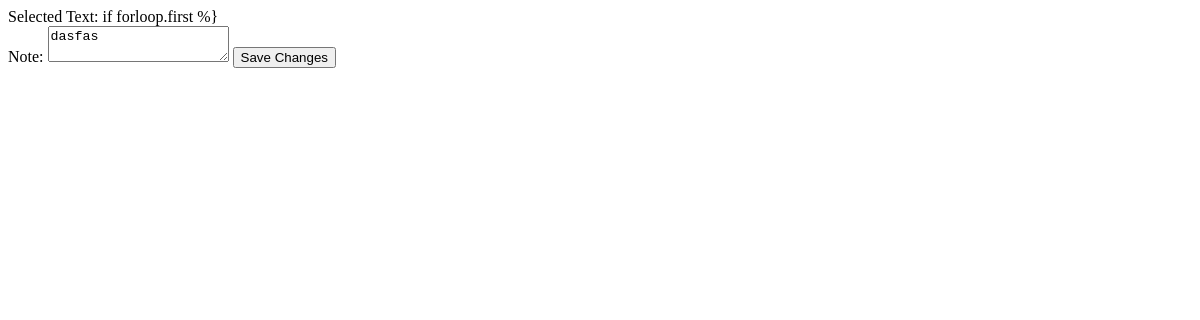
The app's page /edit_highlighted_note/5/, older data.
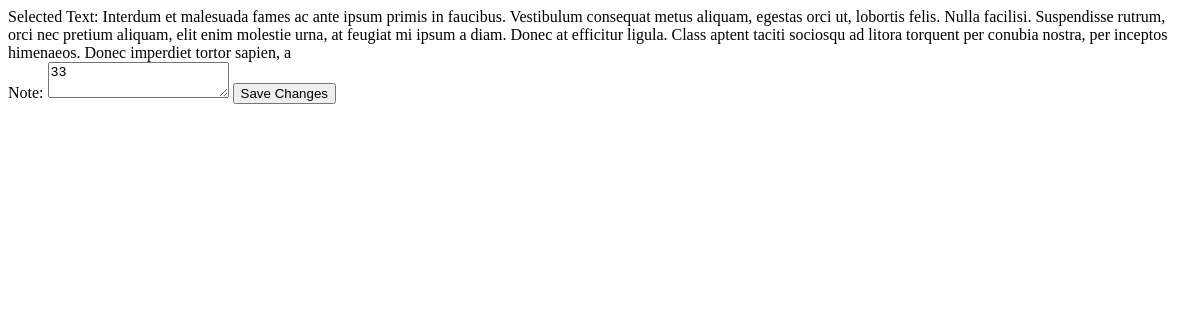
The same page, newer data.
### notes/models.py (models this page shows, shortened)
class HighlightedNote(models.Model):
    article = models.ForeignKey(
        Article, on_delete=models.CASCADE, related_name='highlighted_notes')
    selected_text = models.TextField()
    note_text = models.TextField()
    start_position = models.IntegerField(default=0)
    end_position = models.IntegerField(default=0)

### notes/views.py (the view)
# urls.py: path('edit_highlighted_note/<int:note_id>/',
def edit_highlighted_note(request, note_id):
    note = get_object_or_404(HighlightedNote, pk=note_id)
    next_url = request.GET.get('next', 'notes:index')
    if request.method == 'POST':
        note.note_text = request.POST.get('note_text')
        note.save()
        return redirect(next_url)  # Adjust the redirect as needed
    return render(request, 'edit_highlighted_note.html', {'note': note})

### notes/templates/edit_highlighted_note.html (shortened to what this page needs)
<!DOCTYPE html>
<html lang="en">
  <head>
  </head>
  <body>
    <form method="POST">
      <label for="selected_text">Selected Text:</label>
      {{ note.selected_text }}
      <br />
      <label for="note_text">Note:</label>
      <textarea id="note_text" name="note_text">{{ note.note_text }}</textarea>
      <button type="submit">Save Changes</button>
    </form>
  </body>
</html>

Row changes from the older to the newer data that the page shows:
changed HighlightedNote: selected_text "if forloop.first %}" → "Interdum et malesuada fames ac ante ipsum primis in faucibus. Vestibulum consequat metus aliquam, egestas orci ut, lobortis felis. Nulla facilisi. Suspendisse rutrum, orci nec pretium aliquam, elit enim molestie urna, at feugiat mi ipsum a diam. Donec at efficitur ligula. Class aptent taciti sociosqu ad litora torquent per conubia nostra, per inceptos himenaeos. Donec imperdiet tortor sapien, a"; note_text "dasfas" → "33"
